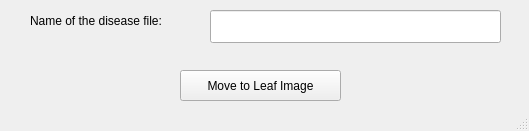
<?xml version="1.0" encoding="UTF-8"?>
<ui version="4.0">
 <class>MainWindow</class>
 <widget class="QMainWindow" name="MainWindow">
  <property name="geometry">
   <rect>
    <x>0</x>
    <y>0</y>
    <width>529</width>
    <height>131</height>
   </rect>
  </property>
  <property name="windowTitle">
   <string>Accept Disease Image</string>
  </property>
  <widget class="QWidget" name="centralwidget">
   <widget class="QPushButton" name="pushButton">
    <property name="geometry">
     <rect>
      <x>180</x>
      <y>70</y>
      <width>161</width>
      <height>31</height>
     </rect>
    </property>
    <property name="text">
     <string>Move to Leaf Image</string>
    </property>
   </widget>
   <widget class="QLineEdit" name="lineEdit">
    <property name="geometry">
     <rect>
      <x>210</x>
      <y>10</y>
      <width>291</width>
      <height>33</height>
     </rect>
    </property>
   </widget>
   <widget class="QLabel" name="label">
    <property name="geometry">
     <rect>
      <x>30</x>
      <y>10</y>
      <width>171</width>
      <height>21</height>
     </rect>
    </property>
    <property name="text">
     <string>Name of the disease file:</string>
    </property>
   </widget>
  </widget>
  <widget class="QStatusBar" name="statusbar"/>
 </widget>
 <resources/>
 <connections/>
</ui>
